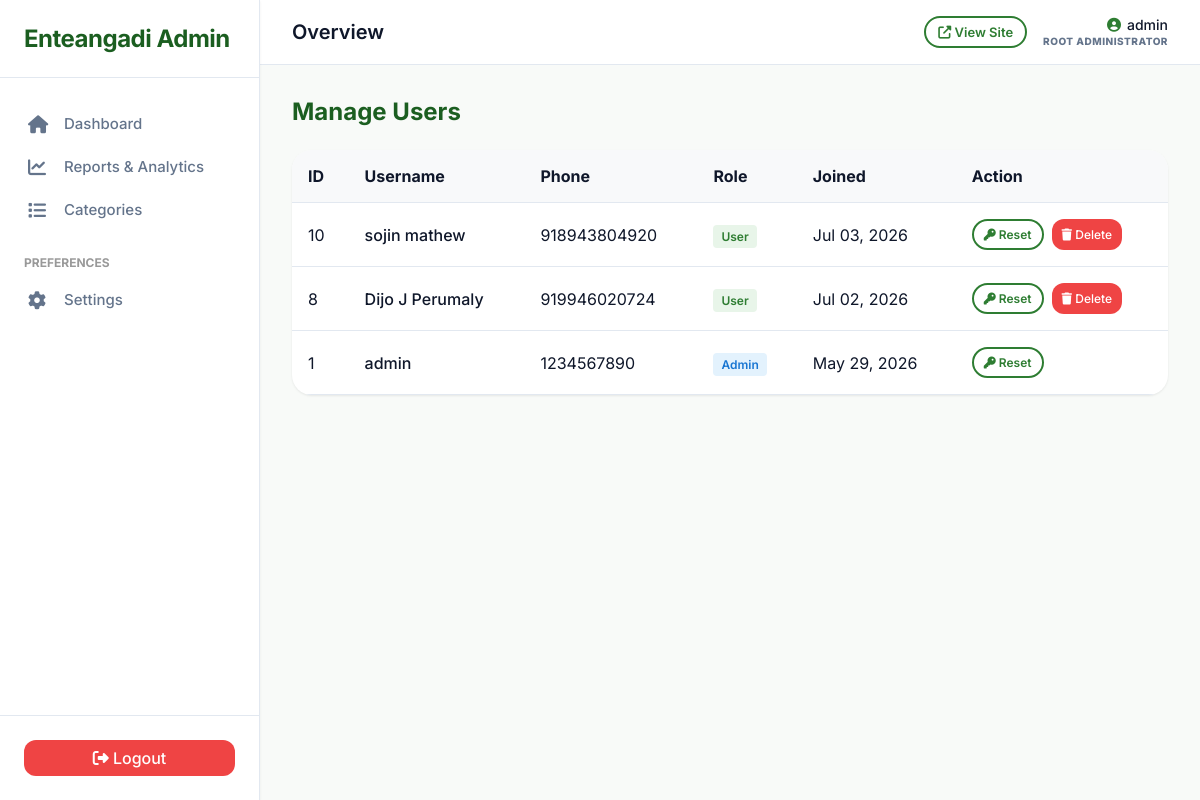
Before: /admin/users.php (signed in) with the older database file.
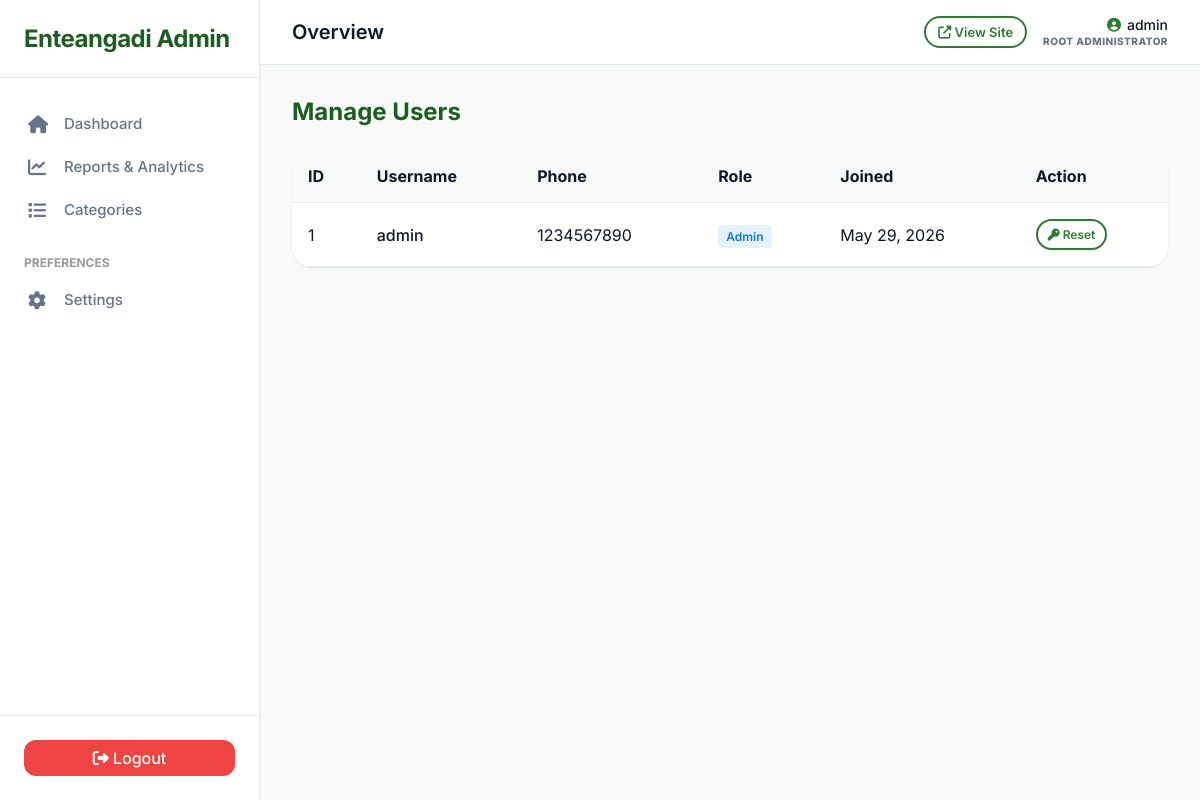
After: the same page with the newer database file.
### tables this page shows
CREATE TABLE `users` (
  `id` int(11) NOT NULL AUTO_INCREMENT,
  `username` varchar(100) NOT NULL,
  `email` varchar(155) DEFAULT NULL,
  `phone_number` varchar(20) NOT NULL,
  `phone` varchar(20) DEFAULT NULL,
  `profile_picture` varchar(255) DEFAULT NULL,
  `password` varchar(255) NOT NULL,
  `role` enum('user','admin') DEFAULT 'user',
  `is_admin` tinyint(1) DEFAULT 0,
  `permissions` text DEFAULT NULL,
  `session_token` varchar(255) DEFAULT NULL,
  `last_activity` timestamp NULL DEFAULT NULL,
  `created_at` timestamp NOT NULL DEFAULT current_timestamp(),
  `tut_home` tinyint(1) DEFAULT 0,
  `tut_post` tinyint(1) DEFAULT 0,
  `tut_profile` tinyint(1) DEFAULT 0,
  `tut_inbox` tinyint(1) DEFAULT 0,
  `is_verified` tinyint(1) DEFAULT 0,
  PRIMARY KEY (`id`),
  UNIQUE KEY `phone_number` (`phone_number`),
  UNIQUE KEY `email` (`email`)
);

### config.php (called while the page is built, shortened)
<?php
$host = 'localhost';
$username = 'root';
$password = '';
$dbname = 'enteangadi_restored';
try {
    try {
        $pdo = new PDO("mysql:host=$host;charset=utf8mb4", $username, $password);
    } catch (PDOException $e) {
        if ($host === 'localhost') {
            $host = '127.0.0.1';
            $pdo = new PDO("mysql:host=$host;charset=utf8mb4", $username, $password);
        } else {
            throw $e;
        }
    }
    $pdo->setAttribute(PDO::ATTR_ERRMODE, PDO::ERRMODE_EXCEPTION);
    $pdo->exec("CREATE DATABASE IF NOT EXISTS `$dbname` CHARACTER SET utf8mb4 COLLATE utf8mb4_unicode_ci;");
    $pdo->exec("USE `$dbname`;");
    $pdo->setAttribute(PDO::ATTR_DEFAULT_FETCH_MODE, PDO::FETCH_ASSOC);
    try {
        $pdo->exec("
            CREATE TABLE IF NOT EXISTS `site_visits` (
                `id` int(11) NOT NULL AUTO_INCREMENT,
                `visit_date` date NOT NULL,
                `ip_address` varchar(45) NOT NULL,
                `user_id` int(11) DEFAULT NULL,
                `page_url` varchar(255) DEFAULT NULL,
                `user_agent` varchar(255) DEFAULT NULL,
                `created_at` timestamp NOT NULL DEFAULT CURRENT_TIMESTAMP,
                PRIMARY KEY (`id`),
                KEY `idx_visit_date` (`visit_date`),
                KEY `idx_user_id` (`user_id`),
                KEY `idx_ip_date` (`ip_address`, `visit_date`)
            ) ENGINE=InnoDB DEFAULT CHARSET=utf8mb4 COLLATE=utf8mb4_general_ci;
        ");
    } catch (Exception $e_sv) {
    }
    $pdo->exec("CREATE TABLE IF NOT EXISTS messages (
        id INT AUTO_INCREMENT PRIMARY KEY,
        sender_id INT NOT NULL,
        receiver_id INT NOT NULL,
        product_id INT NOT NULL,
        message_text TEXT NOT NULL,
        is_read TINYINT(1) DEFAULT 0,
        deleted_by_sender TINYINT(1) DEFAULT 0,
        deleted_by_receiver TINYINT(1) DEFAULT 0,
        created_at TIMESTAMP DEFAULT CURRENT_TIMESTAMP,
        FOREIGN KEY (sender_id) REFERENCES users(id) ON DELETE CASCADE,
        FOREIGN KEY (receiver_id) REFERENCES users(id) ON DELETE CASCADE,
        FOREIGN KEY (product_id) REFERENCES products(id) ON DELETE CASCADE
    )");
    $stmt_check_admin = $pdo->prepare("SELECT * FROM users WHERE username = 'admin'");
    $stmt_check_admin->execute();
    function has_permission($module)
    {
        if ($_SESSION['admin_permissions'] === '*')
            return true;
        $perms = explode(',', $_SESSION['admin_permissions']);
        return in_array($module, $perms);
    }
} catch (PDOException $e) {
    die("Connection failed: " . $e->getMessage());
}
        ?>

### admin/users.php (the view, shortened to what this page needs)
<?php
require_once '../config.php';
$stmt = $pdo->query("SELECT * FROM users ORDER BY created_at DESC");
$users = $stmt->fetchAll();
require_once 'includes/header.php';
?>
<h2 style="margin-bottom: 24px; color: var(--primary-green-dark);">Manage Users</h2>
<div
    style="background: var(--white); border-radius: var(--border-radius); box-shadow: var(--shadow-sm); overflow: hidden;">
    <table style="width: 100%; border-collapse: collapse;">
        <thead>
            <tr style="background: #f8f9fa; border-bottom: 1px solid var(--border-color); text-align: left;">
                <th style="padding: 16px;">ID</th>
                <th style="padding: 16px;">Username</th>
                <th style="padding: 16px;">Phone</th>
                <th style="padding: 16px;">Role</th>
                <th style="padding: 16px;">Joined</th>
                <th style="padding: 16px;">Action</th>
            </tr>
        </thead>
        <tbody>
            <?php foreach ($users as $user): ?>
                <tr style="border-bottom: 1px solid var(--border-color);">
                    <td style="padding: 16px;"><?= $user['id'] ?></td>
                    <td style="padding: 16px; font-weight: 500;"><?= htmlspecialchars($user['username']) ?></td>
                    <td style="padding: 16px;"><?= htmlspecialchars($user['phone_number']) ?></td>
                    <td style="padding: 16px;">
                        <span
                            style="padding: 4px 8px; border-radius: 4px; font-size: 12px; font-weight: 600; background: <?= $user['role'] === 'admin' ? '#e3f2fd' : '#e8f5e9' ?>; color: <?= $user['role'] === 'admin' ? '#1976d2' : '#2e7d32' ?>;">
                            <?= ucfirst($user['role']) ?>
                        </span>
                    </td>
                    <td style="padding: 16px;"><?= date('M d, Y', strtotime($user['created_at'])) ?></td>
                    <td style="padding: 16px;">
                        <div style="display: flex; gap: 8px;">
                            <button type="button" onclick="openResetModal(<?= $user['id'] ?>, '<?= htmlspecialchars($user['username']) ?>')" class="btn-secondary" style="font-size: 12px; padding: 6px 10px;"><i class="fa fa-key"></i> Reset</button>
                            <?php if ($user['role'] !== 'admin' && has_permission('manage_users')): ?>
                                <button type="button" onclick="openDeleteUserModal(<?= $user['id'] ?>, '<?= htmlspecialchars($user['username'], ENT_QUOTES) ?>')" class="btn-danger" style="font-size: 12px; padding: 6px 10px;"><i class="fa fa-trash"></i> Delete</button>
                            <?php endif; ?>
                        </div>
                    </td>
                </tr>
            <?php endforeach; ?>
        </tbody>
    </table>
</div>
<?php require_once 'includes/footer.php'; ?>

### admin/includes/header.php (shortened to what this page needs)
<?php
$current_dir = str_replace('\\', '/', dirname($_SERVER['SCRIPT_NAME']));
$base_url = ($current_dir == '/' || $current_dir == '.') ? '' : $current_dir;
if (basename($base_url) == 'user' || basename($base_url) == 'admin' || basename($base_url) == 'guest') {
    $base_url = dirname($base_url);
}
if ($base_url == '/') {
    $base_url = '';
}
$current_page = basename($_SERVER['SCRIPT_NAME']);
?>
<!DOCTYPE html>
<html lang="en">
<head>
    <link rel="stylesheet" href="<?= $base_url ?>/assets/css/style.css?v=<?= time() ?>">
    <link rel="stylesheet" href="https://cdnjs.cloudflare.com/ajax/libs/font-awesome/6.4.0/css/all.min.css">
    <link rel="stylesheet" href="<?= $base_url ?>/assets/css/admin.css?v=<?= time() ?>">
</head>
<body>
    <div class="admin-sidebar">
        <div class="admin-brand">Enteangadi Admin</div>
        <nav class="admin-nav">
            <a href="index.php" class="<?= $current_page === 'index.php' ? 'active' : '' ?>"><i class="fa fa-home"></i>
                Dashboard</a>
            <a href="reports.php" class="<?= $current_page === 'reports.php' ? 'active' : '' ?>"><i
                    class="fa fa-chart-line"></i> Reports & Analytics</a>
            <?php if (has_permission('manage_categories')): ?>
                <a href="categories.php" class="<?= $current_page === 'categories.php' ? 'active' : '' ?>"><i
                        class="fa fa-list"></i> Categories</a>
            <?php endif; ?>
            <?php
            $has_any_setting = has_permission('manage_branding') || has_permission('manage_security') ||
                has_permission('manage_general') || has_permission('manage_contact') ||
                has_permission('manage_approval') || has_permission('manage_pending') ||
                has_permission('manage_listings') || has_permission('manage_users') ||
                has_permission('manage_announcements') || has_permission('manage_ads');
            ?>
            <?php if ($has_any_setting): ?>
                <div
                    style="margin: 24px 24px 8px; font-size: 12px; font-weight: 700; color: #999; text-transform: uppercase;">
                    Preferences</div>
                <a href="settings.php" class="<?= $current_page === 'settings.php' ? 'active' : '' ?>"><i
                        class="fa fa-cog"></i> Settings</a>
            <?php endif; ?>
        </nav>
        <div class="admin-footer">
            <a href="logout.php" class="btn-danger"
                style="display: block; text-align: center; text-decoration: none;"><i class="fa fa-sign-out-alt"></i>
                Logout</a>
        </div>
    </div>
    <div class="admin-main">
        <header class="admin-header">
            <h1>Overview</h1>
            <div style="display: flex; gap: 16px; align-items: center;">
                <a href="../guest/index.php" target="_blank" class="btn-secondary"
                    style="padding: 6px 12px; font-size: 13px;"><i class="fa fa-external-link-alt"></i> View Site</a>
                <span
                    style="font-weight: 500; font-size: 14px; display: flex; flex-direction: column; align-items: flex-end; line-height: 1.2;">
                    <span style="display: flex; align-items: center; gap: 6px;">
                        <i class="fa fa-user-circle" style="color: var(--primary-green);"></i>
                        <?= htmlspecialchars($_SESSION['admin_username'] ?? 'Admin') ?>
                    </span>
                    <span
                        style="font-size: 10px; color: var(--text-muted); font-weight: 800; text-transform: uppercase; letter-spacing: 0.5px; margin-top: 2px; text-align: right; max-width: 250px; overflow: hidden; text-overflow: ellipsis; white-space: nowrap;"
                        title="<?php
                        if (($_SESSION['admin_permissions'] ?? '') === '*') {
                            echo 'Root Administrator';
                        }
                        ?>">
                        <?php
                        if (($_SESSION['admin_permissions'] ?? '') === '*') {
                            echo 'Root Administrator';
                        }
                        ?>
                    </span>
                </span>
            </div>
        </header>
        <div class="admin-content">

### admin/includes/footer.php (shortened to what this page needs)
    </div>
</div>
</body>
</html>

### assets/css/admin.css (style rules this page uses)
body { margin: 0; padding: 0; background-color: var(--background); display: flex; min-height: 100vh; }
.admin-sidebar { width: 260px; background: var(--white); border-right: 1px solid var(--border-color); display: flex; flex-direction: column; position: fixed; height: 100vh; left: 0; top: 0; box-shadow: var(--shadow-sm); z-index: 100; }
.admin-brand { padding: 24px; font-size: 24px; font-weight: 700; color: var(--primary-green-dark); letter-spacing: -0.5px; border-bottom: 1px solid var(--border-color); }
.admin-nav { flex: 1; padding: 24px 0; overflow-y: auto; }
.admin-nav a { display: flex; align-items: center; padding: 12px 24px; color: var(--text-muted); text-decoration: none; font-weight: 500; font-size: 15px; transition: all 0.2s; border-left: 4px solid transparent; }
.admin-nav i { width: 24px; font-size: 18px; margin-right: 12px; }
.admin-footer { padding: 24px; border-top: 1px solid var(--border-color); }
.admin-main { flex: 1; margin-left: 260px; display: flex; flex-direction: column; min-height: 100vh; }
.admin-header { background: var(--white); padding: 16px 32px; border-bottom: 1px solid var(--border-color); display: flex; justify-content: space-between; align-items: center; position: sticky; top: 0; z-index: 99; }
.admin-header h1 { font-size: 20px; font-weight: 600; color: var(--text-dark); margin: 0; }
.admin-content { padding: 32px; flex: 1; overflow-y: auto; }

Changed rows visible on the page:
removed users: id "10", username "sojin mathew", phone_number "918943804920", role "User", created_at "Jul 03, 2026"
removed users: id "8", username "Dijo J Perumaly", phone_number "919946020724", role "User", created_at "Jul 02, 2026"
